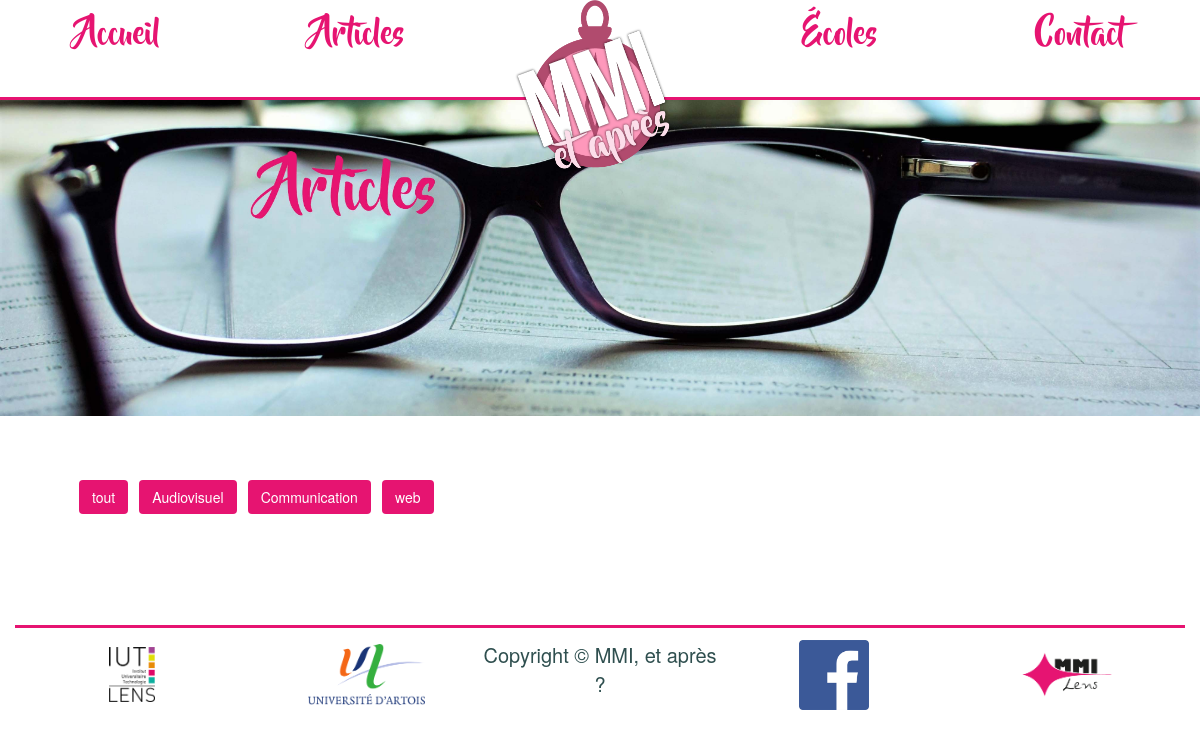
/affichage/articles.php, run on an earlier commit of the app's database.
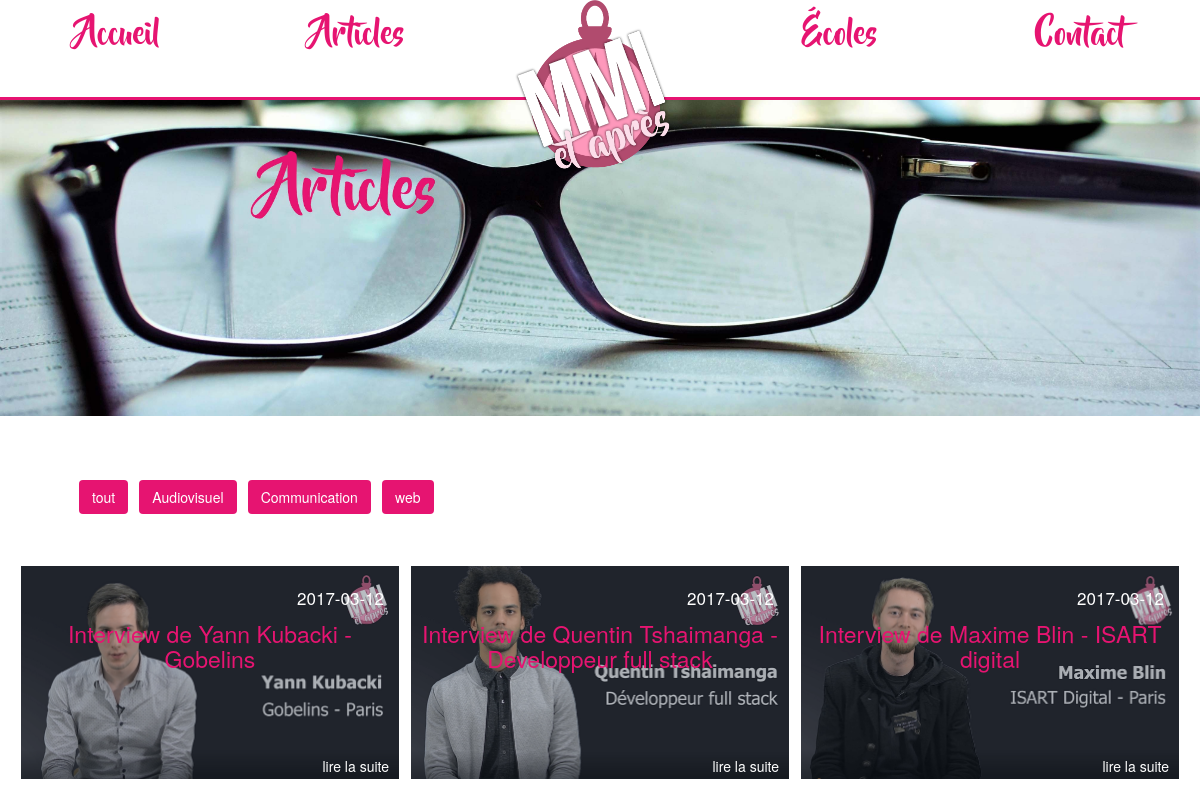
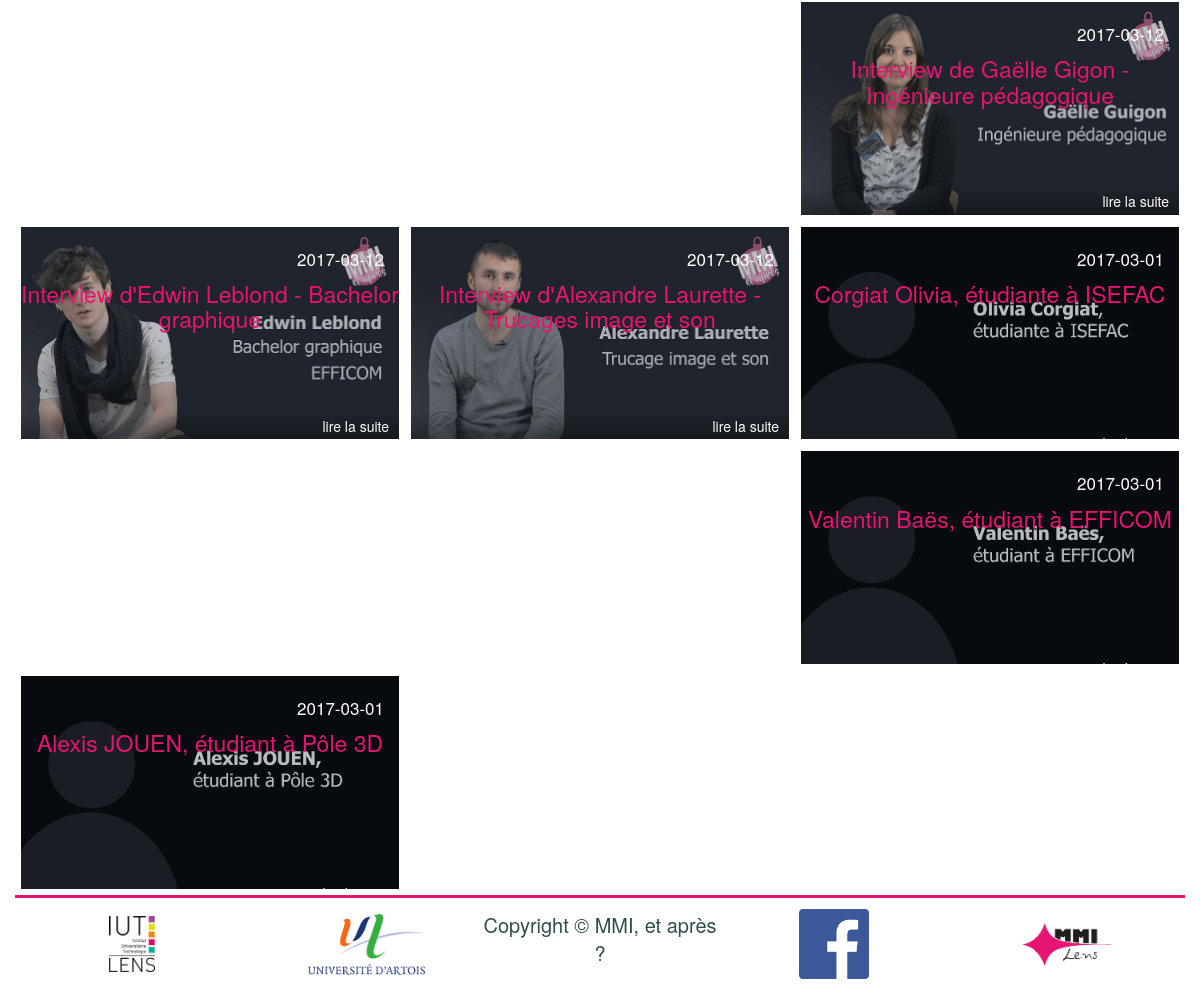
And on a later commit of the database (2 pictures, top to bottom).
### tables this page shows
CREATE TABLE `article` (
  `id` int(255) NOT NULL,
  `date` date NOT NULL,
  `titre` text NOT NULL,
  `contenu_visuel` text,
  `contenu_video` text,
  `resume` varchar(255) DEFAULT NULL,
  `contenu_txt` text NOT NULL,
  `idTagDomaine` int(255) NOT NULL,
  `idTagMetier` int(255) NOT NULL,
  `idTagRegion` int(255) NOT NULL,
  `idAuteur` int(255) NOT NULL
);

### affichage/articles.php (the view, shortened to what this page needs)
<?php
include("header.php");
include("../divers/connexion.php");
?>
    <div class="item active">
        <img src="../img/article.jpg" alt="img1" class="img-responsive" width="100%">
    </div>
    <div class="articles-contenu">
        <div class="articles container-fluid">
            <div class="button">
                <form method="get" action="">
                    <input type="submit" name="all" value="tout" class="btn float" />
                </form>
                <form method="get" action="">
                    <input type="submit" name="audiovisuel" value="Audiovisuel" class="btn float" />
                </form>
                <form method="get" action="">
                    <input type="submit" name="communication" value="Communication" class="btn float" />
                </form>
                <form method="get" action="">
                    <input type="submit" name="web" value="web" class="btn float" />
                </form>
            </div>
            <?php
 if(empty($_GET['web']) &&
            empty($_GET['audiovisuel']) &&
            empty($_GET['communication'])){
    $sql = "SELECT *, article.id AS ouvrelarticlestp FROM article JOIN auteur ON idAuteur=auteur.id JOIN tagdomaine ON idTagDomaine=tagdomaine.id JOIN tagmetier ON idTagMetier=tagmetier.id";
$query = $pdo->prepare($sql);
	$query->execute();
    while($line = $query->fetch()) {
             echo
           ' <div class="article col-md-4">
                <a href="articleseul.php?id='.$line['ouvrelarticlestp'].'">
                    <div class="contenu">
                        <img src="'.$line['contenu_visuel'].'" />
                        <div class="contenu-contenu">
                            <div class="contenu-date">
                                <p>'.$line['date'].'</p>
                            </div>
                            <h4>'.$line['titre'].'</h4>
                            <div class="resume">
                                <p>'.$line['resume'].'</p>
                            </div>
                            <div class="btn-suite">
                                <p>lire la suite</p>
                            </div>
                        </div>
                         <div class="cache-opaque">
                         </div>
                </a>
                 </div>
            </div>';
    }
}
        ?>
                <?php
include('footer.php');
?>

### affichage/header.php (shortened to what this page needs)
<link href="../css/style.css" rel="stylesheet" type="text/css" />
<link href="../css/bootstrap.css" rel="stylesheet" type="text/css" />
<header class="header" id="main-header">
    <div class="header-menu">
        <div class="box accueil">
            <a class="title-header" href="accueil.php" title="Accueil">Accueil</a>
        </div>
        <div class="box articless">
            <a class="title-header" href="articles.php" title="Articles">Articles</a>
        </div>
        <div class="box logo">
            <a href="accueil.php" title="logo" class="logos title-header"><img src="../img/logo-officiel.png" alt="Logo"></a>
        </div>
        <div class="box repertoire">
            <a class="title-header" href="ecoles.php" title="Ecoles">Écoles</a>
        </div>
        <div class="box contact">
            <a class="title-header" href="accueil.php#contact" title="Contact">Contact</a>
        </div>
    </div>
</header>

### affichage/footer.php
        <footer class="footer container-fluid">
            <div class="footer-menu">
                <div class="box iut">
                    <a href='http://www.iut-lens.univ-artois.fr/' class="iut"><img src="../img/LOGO_IUT_Def_vec%20copie.jpg" class="img-iut" width="20%"/></a>
                </div>
                <div class="box uni">
                    <a href='http://www.univ-artois.fr/' class="univ"><img src="../img/logo-Univ-Artois.jpg" class="img-univ" width="50%" /></a>
                </div>
                <div class="box copy">
                    <p class="copyright">Copyright &copy; MMI, et après ?</p>
                </div>
                <div class="box fb">
                    <a href='#' class="lien-fb"><img src="../img/fb.png" class="img-fb" width="30%"/></a>
                </div>
                <div class="box dut">
                    <a href='' class="dutmmi"><img src="../img/dut%20MMI.png" class="img-dutmmi" width="40%"/></a>
                </div>
            </div>
        </footer>
    </body>
</html>

### css/style.css (style rules this page uses)
img { max-width: 100%; height: auto; }
#main-header { background-color: #ffffff; height: 100px; border-bottom-color: #e61471; border-bottom-width: 0 0 2px; border-bottom-style: solid; font-size: 10rem; }
.header-menu { height: 100px; display: flex; justify-content: space-around; align-items: center; position: relative; z-index: 5; padding-bottom: 2%; font-family: "Beyond The Mountains"; }
.box { text-align: center; flex: 1 1 0; }
.logo { align-self: flex-start; }
.header-menu a { padding: 3% 10%; font-size: 1.6em; color: #e61471; text-decoration: none; transition: background-color 300ms ease-in-out, color 300ms ease-in-out; border-radius: 10px; }
.header-menu a.logos { position: relative; z-index: 1; }
.header-menu img { max-width: 210px; height: auto; }
.articles { width: 100%; height: auto; padding-right: 15px; padding-left: 15px; z-index: 1000; }
.article { text-align: center; margin-right: auto; margin-left: auto; }
.articles-contenu { width: 100%; height: 100%; margin-top: 50px; }
.contenu { height: auto; width: 100%; position: relative; overflow: hidden; color: white; border: 6px solid transparent; transition-property: border; transition-duration: 0.3s; }
.contenu img { width: 100%; height: auto; }
.contenu-contenu { text-align: left; position: absolute; width: 100%; height: auto; z-index: 100; top: 0; left: 0; }
.contenu-contenu h4 { font-size: 2.3rem; text-align: center; }
.contenu-date { text-align: right; margin: 20px 15px 0px 0px; font-size: 1.7rem; }
.contenu-contenu { color: white; text-decoration: none; }
.contenu-contenu h4 { color: #e61471; text-decoration: none; }
.btn-suite { bottom: 0; text-align: right; bottom: 0; padding: 0px 10px 20px 0px; }
.cache-opaque { background-color: rgba(24, 39, 53, 0.3); top: 0; left: 0; width: 100%; height: 100%; position: absolute; z-index: 99; transition-property: background-color; transition-duration: 0.5s; }
.btn { background-color: #e61471; text-decoration: none; color: white; border-radius: 10px #e61471; display: block; margin-left: 0.5%; margin-right: 0.5%; }
.float { float: left; }
.footer { margin-top: 0.5%; }
.footer-menu { border-top-color: #e61471; border-top-width: 0 0 2px; border-top-style: solid; background-color: #ffffff; display: flex; width: 100%; bottom: 0; justify-content: space-around; align-items: center; margin-top: 5%; }
.box { font-size: 2.001rem; }
.copyright { color: darkslategray; }
.button { padding-left: 5%; width: 100%; height: 10%; }

What changed in the data, as far as the page shows it:
now on this page (row edited): article: contenu_visuel (picture), date "2017-03-12", titre "Interview de Yann Kubacki - Gobelins"
now on this page (row edited): article: contenu_visuel (picture), date "2017-03-12", titre "Interview de Quentin Tshaimanga - Developpeur full stack"
now on this page (row edited): article: contenu_visuel (picture), date "2017-03-12", titre "Interview de Maxime Blin - ISART digital"
now on this page (row edited): article: contenu_visuel (picture), date "2017-03-12", titre "Interview de Gaëlle Gigon - Ingénieure pédagogique"
now on this page (row edited): article: contenu_visuel (picture), date "2017-03-12", titre "Interview d'Edwin Leblond - Bachelor graphique"
now on this page (row edited): article: contenu_visuel (picture), date "2017-03-12", titre "Interview d'Alexandre Laurette - Trucages image et son"
added article: contenu_visuel (picture), date "2017-03-01", titre "Corgiat Olivia, étudiante à ISEFAC"
added article: contenu_visuel (picture), date "2017-03-01", titre "Valentin Baës, étudiant à EFFICOM"
added article: contenu_visuel (picture), date "2017-03-01", titre "Alexis JOUEN, étudiant à Pôle 3D"
